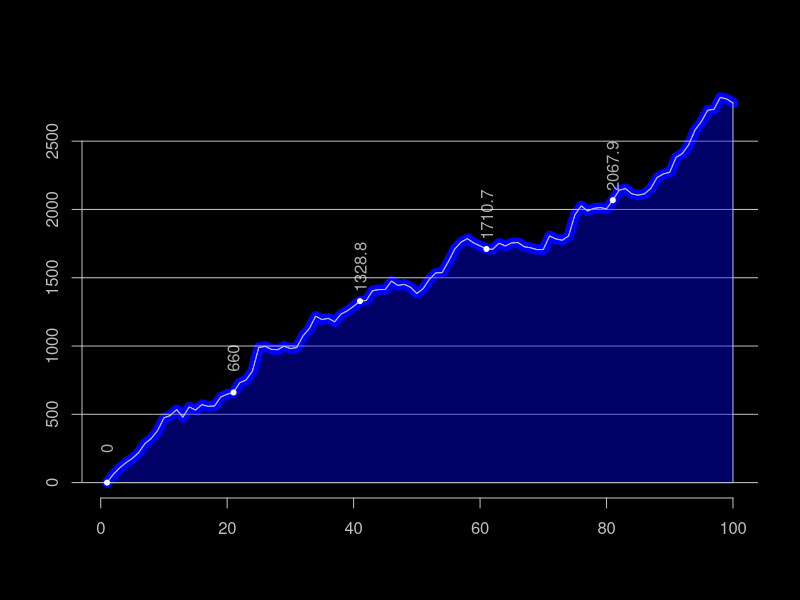

The R script that drew this image:
set.seed(062013) 
dif<-rnorm(99,20,50)
y<-c(0,cumsum(dif))
x<-1:100
par(bg='black',fg='black',col.axis='black')
plot(x,y,type='n')
par(bg='black',fg='grey',col.axis='grey',new=T)
lines(x,y,type='l',lty=1,col='blue',lwd=10)
abline(h=seq(0,5000,500),col='grey')
lines(x,y,type='l',lty=1)
polygon(c(x,max(x)),c(y,min(y)),col=rgb(0,0,1,alpha=0.4))
axis(1);axis(2)
indexer<-seq(1,100,20);offst<-250
points(x[indexer],y[indexer],col=rgb(1,1,1,alpha=1),pch=20)
text(x[indexer],y[indexer]+offst,round(y[indexer],1),srt=90,
col=rgb(1,1,1,alpha=0.68))
##

 
